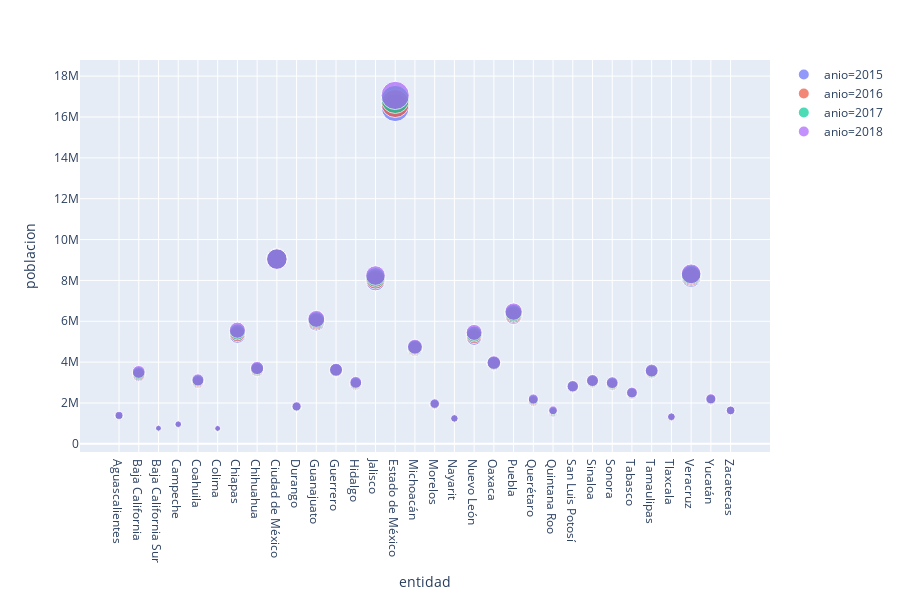

The code cell stored with this chart in its notebook:
### Code cell
pob1 = px.scatter(dataset, x=dataset.entidad, y=dataset.poblacion, color=dataset['anio'], size=dataset.poblacion, hover_data=[dataset.index])
pob1.show()

### Figure 1 — Plotly figure (JSON) as saved in the notebook; plotly's stock layout.template omitted (floating-point values rounded to 4 significant figures)
{"data": [{"customdata": [[0], [1], [2], [3], [4], [5], [6], [7], [8], [9], [10], [11], [12], [13], [14], [15], [16], [17], [18], [19], [20], [21], [22], [23], [24], [25], [26], [27], [28], [29], [30], [31]], "hoverlabel": {"namelength": 0}, "hovertemplate": "anio=2015<br>entidad=%{x}<br>poblacion=%{marker.size}<br>hover_data_0=%{customdata[0]}", "legendgroup": "anio=2015", "marker": {"color": "#636efa", "size": [1331825, 3357794, 719846, 916832, 3000556, 721696, 5307819, 3603291, 9058734, 1781575, 5930618, 3576592, 2899495, 7963314, 16453628, 4644732, 1904999, 1195482, 5205425, 3904499, 6268331, 2069556, 1524873, 2758239, 3015790, 2884754, 2426269, 3494719, 1277754, 8138223, 2128802, 1601701], "sizemode": "area", "sizeref": 42640.0, "symbol": "circle"}, "mode": "markers", "name": "anio=2015", "showlegend": true, "type": "scatter", "x": ["Aguascalientes", "Baja California", "Baja California Sur", "Campeche", "Coahuila", "Colima", "Chiapas", "Chihuahua", "Ciudad de México", "Durango", "Guanajuato", "Guerrero", "Hidalgo", "Jalisco", "Estado de México", "Michoacán", "Morelos", "Nayarit", "Nuevo León", "Oaxaca", "Puebla", "Querétaro", "Quintana Roo", "San Luis Potosí", "Sinaloa", "Sonora", "Tabasco", "Tamaulipas", "Tlaxcala", "Veracruz", "Yucatán", "Zacatecas"], "xaxis": "x", "y": [1331825, 3357794, 719846, 916832, 3000556, 721696, 5307819, 3603291, 9058734, 1781575, 5930618, 3576592, 2899495, 7963314, 16453628, 4644732, 1904999, 1195482, 5205425, 3904499, 6268331, 2069556, 1524873, 2758239, 3015790, 2884754, 2426269, 3494719, 1277754, 8138223, 2128802, 1601701], "yaxis": "y"}, {"customdata": [[32], [33], [34], [35], [36], [37], [38], [39], [40], [41], [42], [43], [44], [45], [46], [47], [48], [49], [50], [51], [52], [53], [54], [55], [56], [57], [58], [59], [60], [61], [62], [63]], "hoverlabel": {"namelength": 0}, "hovertemplate": "anio=2016<br>entidad=%{x}<br>poblacion=%{marker.size}<br>hover_data_0=%{customdata[0]}", "legendgroup": "anio=2016", "marker": {"color": "#EF553B", "size": [1355321, 3403335, 736995, 933436, 3043062, 734663, 5393944, 3636308, 9053990, 1801963, 5997487, 3597311, 2938756, 8055955, 16658503, 4684829, 1928926, 1214627, 5294203, 3930855, 6339773, 2113731, 1564920, 2781457, 3049383, 2922666, 2457373, 3527104, 1296722, 8210820, 2155883, 1616675], "sizemode": "area", "sizeref": 42640.0, "symbol": "circle"}, "mode": "markers", "name": "anio=2016", "showlegend": true, "type": "scatter", "x": ["Aguascalientes", "Baja California", "Baja California Sur", "Campeche", "Coahuila", "Colima", "Chiapas", "Chihuahua", "Ciudad de México", "Durango", "Guanajuato", "Guerrero", "Hidalgo", "Jalisco", "Estado de México", "Michoacán", "Morelos", "Nayarit", "Nuevo León", "Oaxaca", "Puebla", "Querétaro", "Quintana Roo", "San Luis Potosí", "Sinaloa", "Sonora", "Tabasco", "Tamaulipas", "Tlaxcala", "Veracruz", "Yucatán", "Zacatecas"], "xaxis": "x", "y": [1355321, 3403335, 736995, 933436, 3043062, 734663, 5393944, 3636308, 9053990, 1801963, 5997487, 3597311, 2938756, 8055955, 16658503, 4684829, 1928926, 1214627, 5294203, 3930855, 6339773, 2113731, 1564920, 2781457, 3049383, 2922666, 2457373, 3527104, 1296722, 8210820, 2155883, 1616675], "yaxis": "y"}, {"customdata": [[64], [65], [66], [67], [68], [69], [70], [71], [72], [73], [74], [75], [76], [77], [78], [79], [80], [81], [82], [83], [84], [85], [86], [87], [88], [89], [90], [91], [92], [93], [94], [95]], "hoverlabel": {"namelength": 0}, "hovertemplate": "anio=2017<br>entidad=%{x}<br>poblacion=%{marker.size}<br>hover_data_0=%{customdata[0]}", "legendgroup": "anio=2017", "marker": {"color": "#00cc96", "size": [1375782, 3462872, 754270, 950458, 3087852, 747603, 5479352, 3676336, 9049086, 1819494, 6058569, 3614241, 2976979, 8149170, 16861082, 4721848, 1951874, 1233716, 5375246, 3955832, 6407186, 2156167, 1605362, 2803692, 3077430, 2961810, 2486932, 3559268, 1313453, 8268736, 2182255, 1629789], "sizemode": "area", "sizeref": 42640.0, "symbol": "circle"}, "mode": "markers", "name": "anio=2017", "showlegend": true, "type": "scatter", "x": ["Aguascalientes", "Baja California", "Baja California Sur", "Campeche", "Coahuila", "Colima", "Chiapas", "Chihuahua", "Ciudad de México", "Durango", "Guanajuato", "Guerrero", "Hidalgo", "Jalisco", "Estado de México", "Michoacán", "Morelos", "Nayarit", "Nuevo León", "Oaxaca", "Puebla", "Querétaro", "Quintana Roo", "San Luis Potosí", "Sinaloa", "Sonora", "Tabasco", "Tamaulipas", "Tlaxcala", "Veracruz", "Yucatán", "Zacatecas"], "xaxis": "x", "y": [1375782, 3462872, 754270, 950458, 3087852, 747603, 5479352, 3676336, 9049086, 1819494, 6058569, 3614241, 2976979, 8149170, 16861082, 4721848, 1951874, 1233716, 5375246, 3955832, 6407186, 2156167, 1605362, 2803692, 3077430, 2961810, 2486932, 3559268, 1313453, 8268736, 2182255, 1629789], "yaxis": "y"}, {"customdata": [[96], [97], [98], [99], [100], [101], [102], [103], [104], [105], [106], [107], [108], [109], [110], [111], [112], [113], [114], [115], [116], [117], [118], [119], [120], [121], [122], [123], [124], [125], [126], [127]], "hoverlabel": {"namelength": 0}, "hovertemplate": "anio=2018<br>entidad=%{x}<br>poblacion=%{marker.size}<br>hover_data_0=%{customdata[0]}", "legendgroup": "anio=2018", "marker": {"color": "#ab63fa", "size": [1395794, 3521242, 771294, 967319, 3132017, 760333, 5563869, 3714966, 9041395, 1836460, 6117205, 3629733, 3014258, 8238991, 17056666, 4757482, 1974175, 1252363, 5454848, 3979682, 6472592, 2197938, 1645237, 2825157, 3104610, 3000127, 2515926, 3590486, 1329788, 8323640, 2208236, 1642388], "sizemode": "area", "sizeref": 42640.0, "symbol": "circle"}, "mode": "markers", "name": "anio=2018", "showlegend": true, "type": "scatter", "x": ["Aguascalientes", "Baja California", "Baja California Sur", "Campeche", "Coahuila", "Colima", "Chiapas", "Chihuahua", "Ciudad de México", "Durango", "Guanajuato", "Guerrero", "Hidalgo", "Jalisco", "Estado de México", "Michoacán", "Morelos", "Nayarit", "Nuevo León", "Oaxaca", "Puebla", "Querétaro", "Quintana Roo", "San Luis Potosí", "Sinaloa", "Sonora", "Tabasco", "Tamaulipas", "Tlaxcala", "Veracruz", "Yucatán", "Zacatecas"], "xaxis": "x", "y": [1395794, 3521242, 771294, 967319, 3132017, 760333, 5563869, 3714966, 9041395, 1836460, 6117205, 3629733, 3014258, 8238991, 17056666, 4757482, 1974175, 1252363, 5454848, 3979682, 6472592, 2197938, 1645237, 2825157, 3104610, 3000127, 2515926, 3590486, 1329788, 8323640, 2208236, 1642388], "yaxis": "y"}], "layout": {"height": 600, "legend": {"itemsizing": "constant", "tracegroupgap": 0}, "margin": {"t": 60}, "xaxis": {"anchor": "y", "domain": [0, 1], "title": {"text": "entidad"}}, "yaxis": {"anchor": "x", "domain": [0, 1], "title": {"text": "poblacion"}}}}
